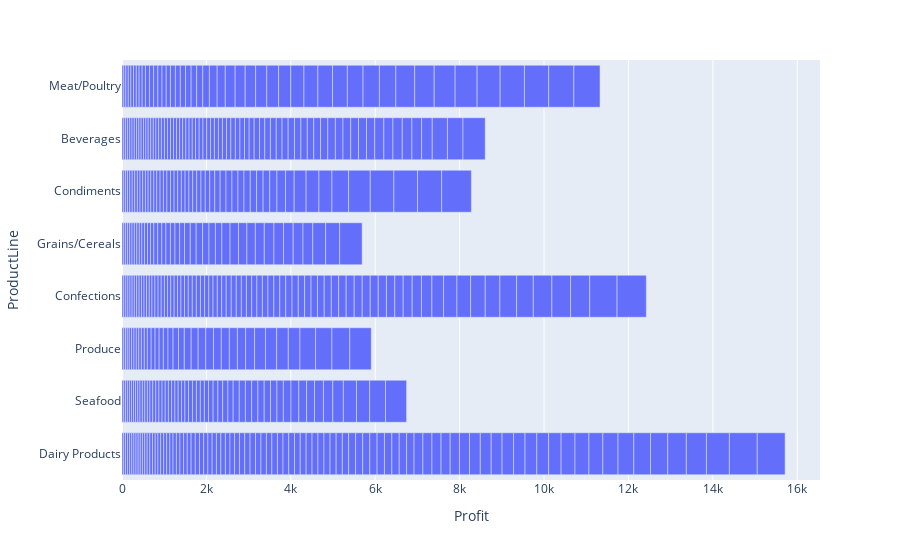

Write notebook code for a chart like this one.
### Code cell
fig = px.bar(purchase_profit_range, x='Profit', y='ProductLine')
fig.show()

### Figure 1 — Plotly figure (JSON) as saved in the notebook; plotly's stock layout.template omitted (floating-point values rounded to 4 significant figures; data arrays with more than 128 entries replaced by an {"elided": "..."} marker saying what was removed)
{"data": [{"alignmentgroup": "True", "hovertemplate": "Profit=%{x}<br>ProductLine=%{y}<extra></extra>", "legendgroup": "", "marker": {"color": "#636efa", "pattern": {"shape": ""}}, "name": "", "offsetgroup": "", "orientation": "h", "showlegend": false, "textposition": "auto", "type": "bar", "x": {"elided": "460 float values"}, "xaxis": "x", "y": {"elided": "460 str values"}, "yaxis": "y"}], "layout": {"barmode": "relative", "legend": {"tracegroupgap": 0}, "margin": {"t": 60}, "xaxis": {"anchor": "y", "domain": [0, 1], "title": {"text": "Profit"}}, "yaxis": {"anchor": "x", "domain": [0, 1], "title": {"text": "ProductLine"}}}}
